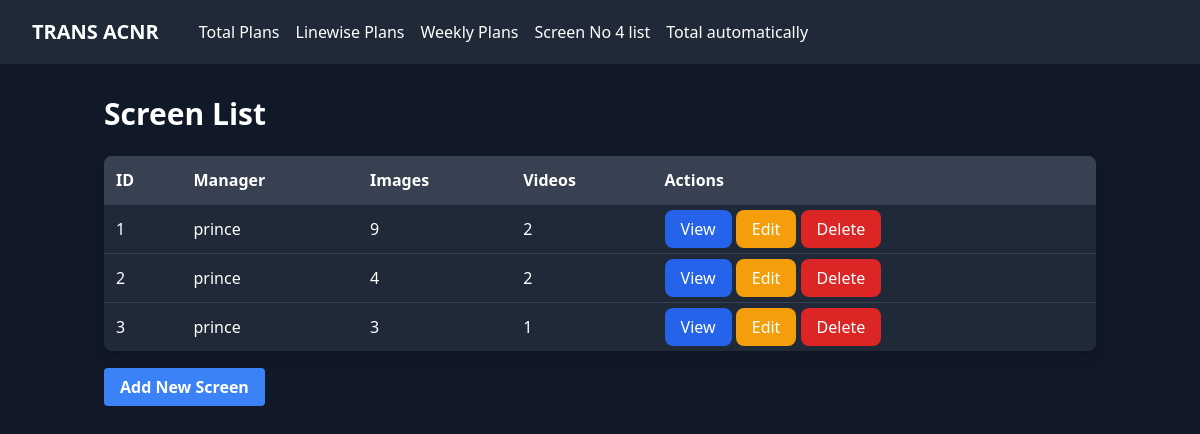
/screen/screens/ (signed in), run on the app's committed database.
### screen_app/models.py (models this page shows, shortened)
class Screen(models.Model):
    screen_id = models.AutoField(primary_key=True)
    manager = models.ForeignKey(User, on_delete=models.CASCADE, blank=True)
    product = models.ForeignKey(Product, on_delete=models.CASCADE,blank=True,default='Trans ACNR')
    upload_images = models.ManyToManyField(Images, blank=True)
    upload_video = models.ManyToManyField(VideoFile, blank=True)

### screen_app/views.py (the view)
# urls.py: path('screens/', views.ScreenListView.as_view(), name='screen_list'),
@staff_member_required_cbv
class ScreenListView(ListView):
    model = Screen
    template_name = 'CRUD/screen_list.html'
    context_object_name = 'screens'

### screen_app/templates/CRUD/screen_list.html (shortened to what this page needs)
{% extends 'base.html' %}
{% block content %}
<h1 class="text-3xl font-bold mb-6 text-white">Screen List</h1>
<div class="bg-gray-800 rounded-lg shadow-lg overflow-hidden">
    <table class="w-full">
<thead>
    <tr class="bg-gray-700">
        <th class="p-3 text-left text-white">ID</th>
        <th class="p-3 text-left text-white">Manager</th>
        <th class="p-3 text-left text-white">Images</th>
        <th class="p-3 text-left text-white">Videos</th>
        <th class="p-3 text-left text-white">Actions</th>
    </tr>
</thead>
<tbody>
    {% for screen in screens %}
    <tr class="border-t border-gray-700">
        <td class="p-3 text-white">{{ screen.screen_id }}</td>
        <td class="p-3 text-white">{{ screen.manager }}</td>
        <td class="p-3 text-white">{{ screen.upload_images.count }}</td>
        <td class="p-3 text-white">{{ screen.upload_video.count }}</td>
        <td class="p-3 text-white">
            <a href="{% url 'screen_detail' screen.pk %}" class="bg-blue-600 hover:bg-blue-700 text-white py-2 px-4 rounded-lg">View</a>
            <a href="{% url 'screen_update' screen.pk %}" class="bg-yellow-500 hover:bg-yellow-600 text-white py-2 px-4 rounded-lg">Edit</a>
            <a href="{% url 'screen_delete' screen.pk %}" class='bg-red-600 hover:bg-red-700 text-white py-2 px-4 rounded-lg' >Delete</a>
        </td>
    </tr>
    {% empty %}
    <tr>
        <td colspan="3" class="p-3 text-center text-white">No Screen found.</td>
    </tr>
    {% endfor %}
</tbody>
    </table>
</div>
<br>
    <a href="{% url 'screen_create' %}" class="bg-blue-500 hover:bg-blue-600 text-white font-bold py-2 px-4 rounded">Add New Screen</a>
{% endblock %}

### templates/base.html (style rules this page uses)
body { background-color: #1a202c; color: #ffffff; }

### data on the page
Screen: screen_id "1", manager "prince", upload_images.count "9", upload_video.count "2"
Screen: screen_id "2", manager "prince", upload_images.count "4", upload_video.count "2"
Screen: screen_id "3", manager "prince", upload_images.count "3", upload_video.count "1"
